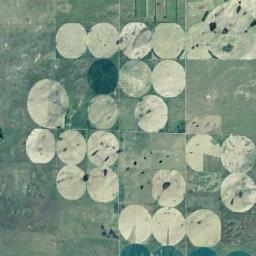
#> input picture Project/split_data/train/Agriculture/049.jpg, 256 x 256 px; its folder holds only this picture in this run
$ jupyter execute --allow-errors LBP+KNN.ipynb
#> lines starting #> are read from the running program, lines starting #| are printed output that depends on the picture
# LBP + k-NN Classifier for Aerial Scene Classification

This notebook extracts **Local Binary Pattern (LBP)** features from aerial images and uses **k-Nearest Neighbors (k-NN)** for classification.

[cell 1]
import cv2
import numpy as np
import os
from glob import glob
from sklearn.model_selection import train_test_split
from sklearn.preprocessing import StandardScaler
from sklearn.neighbors import KNeighborsClassifier
from sklearn.metrics import accuracy_score, precision_score, recall_score, f1_score, confusion_matrix, classification_report
import matplotlib.pyplot as plt
from skimage.feature import local_binary_pattern
from tqdm import tqdm

[cell 2]
# Parameters
dataset_path = '../Aerial_Landscapes'
RADIUS = 1
N_POINTS = 8 * RADIUS
METHOD = 'uniform'
LBP_HIST_SIZE = N_POINTS + 2

[cell 3]
def load_dataset_split(split_dir):
#> called with split_dir = '../split_data/train'
    images, labels = [], []
    class_names = sorted(os.listdir(split_dir))
    for label, class_name in enumerate(class_names):
        class_path = os.path.join(split_dir, class_name)
        for img_path in glob(os.path.join(class_path, '*.jpg')):
            img = cv2.imread(img_path)
#> img is the input picture: shape (256, 256, 3); mean B, G, R 132.9, 151, 133.1
            if img is not None:
                images.append(img)
                labels.append(label)
    return images, labels, class_names

# Load from pre-split folders
train_images, train_labels, class_names = load_dataset_split('../split_data/train')
#> train_images = 2 items; train_labels = [0, 1]; class_names = ['Agriculture', 'Airport']
#> (the rest of this cell did not finish here and is left out)

test_images, test_labels, _ = load_dataset_split('../split_data/test')

[cell 4]
def extract_lbp_features(images):
    lbp_features = []
    for img in tqdm(images):
        gray = cv2.cvtColor(img, cv2.COLOR_BGR2GRAY)
        lbp = local_binary_pattern(gray, N_POINTS, RADIUS, METHOD)
        (hist, _) = np.histogram(lbp.ravel(),
                                 bins=np.arange(0, LBP_HIST_SIZE + 1),
                                 range=(0, LBP_HIST_SIZE))
        hist = hist.astype("float")
        hist /= (hist.sum() + 1e-7)
        lbp_features.append(hist)
#> this loop made 2 passes
#> pass 1, in extract_lbp_features, `gray = cv2.cvtColor(img, cv2.COLOR_BGR2GRAY)`:
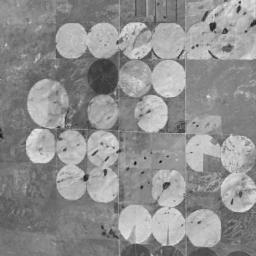
#> gray: shape (256, 256); min 13, max 235, mean 143.6
#> pass 1, in extract_lbp_features, `lbp = local_binary_pattern(gray, N_POINTS, RADIUS, METHOD)`:
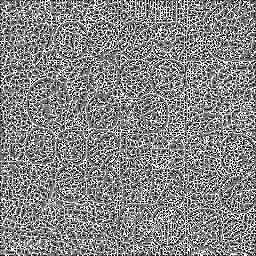
#> lbp: shape (256, 256) float64; min 0, max 9, mean 4.73; drawn with min black and max white
#> pass 2, in extract_lbp_features, `gray = cv2.cvtColor(img, cv2.COLOR_BGR2GRAY)`:
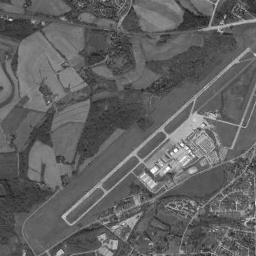
#> gray: shape (256, 256); min 25, max 254, mean 97.5
#> pass 2, in extract_lbp_features, `lbp = local_binary_pattern(gray, N_POINTS, RADIUS, METHOD)`:
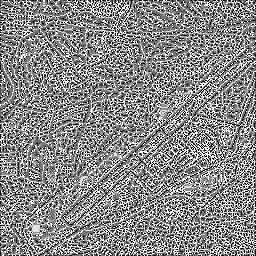
#> lbp: shape (256, 256) float64; min 0, max 9, mean 4.83; drawn with min black and max white
#> after the loop, lbp_features = [[0.048, 0.0779, 0.0641, 0.128, 0.182, 0.147, 0.09, 0.0772, 0.0709, 0.114], [0.0618, 0.0845, 0.0598, 0.112, 0.165, 0.13, 0.0825, 0.0848, 0.0854, 0.134]]
    return np.array(lbp_features)

X = extract_lbp_features(train_images)
y = np.array(train_labels)
#> y = [0, 1]

[cell 5]
# Train-test split
X_train, X_test, y_train, y_test = train_test_split(X, y, test_size=0.2, random_state=42)
#> y_train = [0]; y_test = [1]

# Scale features
scaler = StandardScaler()
X_train_scaled = scaler.fit_transform(X_train)
X_test_scaled = scaler.transform(X_test)
